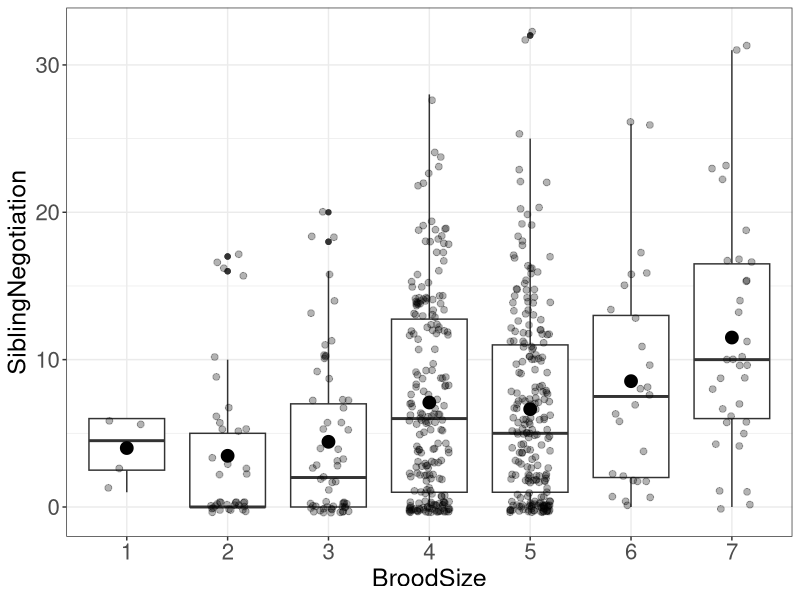
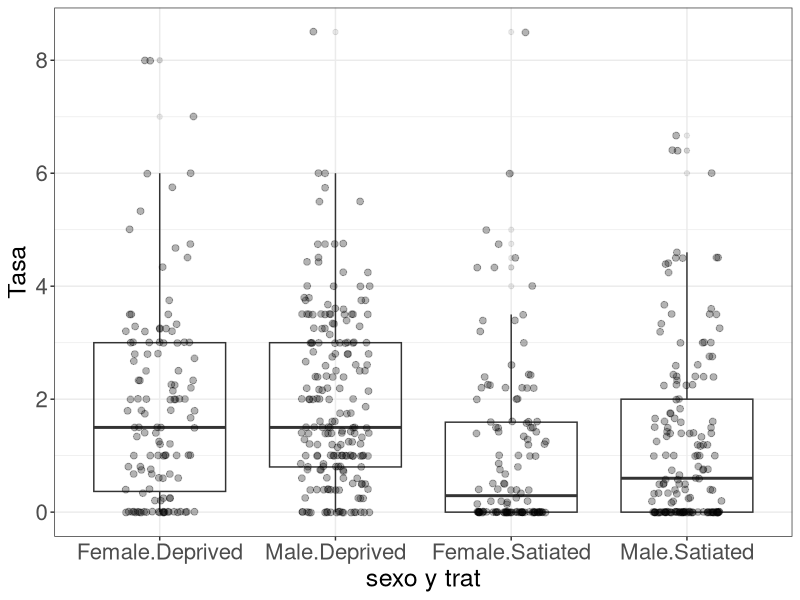

Write the R code that produced these figures, in order. (Note: this script raises an error after producing the figures.)
setwd("/home/mlopez/git/metodos_estadisticos_bayesianos/material/Practico04/")

mc.cores=parallel::detectCores()
options(digits=3)
packages.needed=c("ggplot2","fitdistrplus","brms","future","GGally",  "ggeffects","performance", "cowplot",
                  "ggdist", "arm", "DHARMa","qqplotr","reshape2", "bayesplot", "parallel", "doBy","ggbreak", "ggridges", "ggdist","pROC")
lapply(packages.needed,FUN=require,character.only=T)
##############################

# importar datos
DF=read.csv("lechuzasPr04.csv", header = T,stringsAsFactors=T)
str(DF)
summary(DF)

# Estructura de los datos
table(DF$Nest)
with (DF, table(SexParent,FoodTreatment))
with (DF, ftable(Nest, SexParent,FoodTreatment))

# Usar offset?
ggplot(data=DF, aes(x=BroodSize, y=SiblingNegotiation)) +
  geom_boxplot(aes(x=as.factor(BroodSize)))+
  geom_jitter(alpha=0.3, size=2,position = position_jitter(width = .2))+
  labs(x="BroodSize", y="SiblingNegotiation")+ 
  theme_bw()+
  stat_summary(fun=mean, geom="point", shape=19, size=4,color="black")+
  theme(axis.title=element_text(size=18),
        axis.text=element_text(size=16))
  
summaryBy(SiblingNegotiation~BroodSize, data=DF,FUN=mean)

# Graficos exploratorios 
ggplot(DF, aes(x=interaction(SexParent, FoodTreatment), y=SiblingNegotiation/BroodSize)) + 
  geom_boxplot(alpha=0.1)+
  theme_bw()+
  labs(x="sexo y trat", y="Tasa")+ 
  geom_jitter(alpha=0.3, size=2,width = 0.2)+
  theme(axis.title=element_text(size=18),
        axis.text=element_text(size=16))

summaryBy(Tasa~SexParent+FoodTreatment, data=DF, FUN=c(mean, sd))

# variacion entre zonas: Nest
ggplot(DF, aes(x=Nest, y=SiblingNegotiation/BroodSize)) + 
  geom_boxplot(alpha=0.1)+
  theme_bw()+
  stat_summary(fun=mean, geom="point", shape=19, size=2,color="black")+
  ylab("Tasa")+xlab("Nest")+ 
  theme(axis.text.x = element_text(size = 12,angle =25,hjust = 1),
        axis.title=element_text(size=18),
        axis.text.y=element_text(size=16))

# Distribucion de prob de la var de respuesta: SiblingNegotiation
poiss=fitdist(DF$SiblingNegotiation,"pois")
negbin=fitdist(DF$SiblingNegotiation,"nbinom")
CDF=cdfcomp(list(poiss,negbin),addlegend=T,legendtext=c("Poisson","NegBin"),
               plotstyle = "ggplot")+
  xlab("Number of Fledglings")+
  geom_line(size=0.8)+
  theme(axis.title=element_text(size=18), 
        axis.text = element_text(size=16), 
        legend.position = c(0.75,0.25),
        legend.text=element_text(size=14),
        plot.title = element_blank())
QQ=qqcomp(list(poiss,negbin),addlegend=F,plotstyle = "ggplot")+
  theme_bw()+
  geom_jitter(size=1, height=0.2)+
  theme(axis.title=element_text(size=18), 
        axis.text = element_text(size=16),
        legend.position ="none", 
        plot.title = element_blank())
plot_grid(CDF, QQ, ncol=2)

# Modelos estadisticos
# Que priors se requieren especificar y cuales son sus valores por defecto?
get_prior(formula=SiblingNegotiation~SexParent+FoodTreatment+offset(log(BroodSize))+
          (1|Nest),data=DF,family=negbinomial()) 
prior.m11 = c(set_prior("normal(0,5)", class = "b")) # debilmente informativos
prior.m12 = c(set_prior("normal(1.5,0.5)",class = "b")) # más informativos

# Qué significa el prior para los coeficientes b?
ggplot(data = data.frame(x = seq(from = -2, to = 2, by = .01)),aes(x = x)) + 
  geom_ribbon(aes(ymin = 0, ymax = dnorm(x, 1.5, 0.1)),fill = "blue", alpha=0.5)+
  geom_ribbon(aes(ymin = 0, ymax = dnorm(x, 0, 1)),fill = "red", alpha=0.5)+
  labs(x="coeficiente en escala g(E(Y))", y="Dens Prob")+
  theme_bw()+
  scale_x_continuous(breaks = -2:2)+
  theme(axis.title=element_text(size=18), 
        axis.text = element_text(size=16))
        
# Modelos estadísticos
m11=brm(SiblingNegotiation~SexParent+FoodTreatment+offset(log(BroodSize))+(1|Nest),
        data=DF,family=negbinomial(),cores=mc.cores, prior = prior.m11,warmup = 1000,
        chains=3, iter=2000, thin=2,control = list(adapt_delta = 0.95))
m12=brm(SiblingNegotiation~SexParent+FoodTreatment+offset(log(BroodSize))+(1|Nest),
        data=DF,family=negbinomial(),cores=mc.cores, prior = prior.m12,warmup = 1000,
        chains=3, iter=2000, thin=2,control = list(adapt_delta = 0.95))

# Resultados
summary(m11)
summmary(m12)

# Sigamos con m11
# Dist posteriores del modelo m11
post.m11=as_draws_df(m11)
head(post.m11,2)

# # Convergencia de las cadenas para efectos poblacionales
mcmc_dens_overlay(m11,regex_pars = c("^b", "sd", "shape"))+
  geom_density(lwd=1.2, alpha=0.9)+ 
  theme_bw()+
  ylab("Probability density")+
  theme(legend.position="none",
        axis.text=element_text(size = 14),  
        axis.title = element_text(size = 18),
        strip.background=element_rect(colour = "black", fill = "white"),
        strip.text = element_text(size = 14)) 

# # Convergencia de las cadenas para efectos de grupo
mcmc_dens_overlay(m11,regex_pars = c("r_Nest"))+
  geom_density(lwd=1.2, alpha=0.9)+ 
  theme_bw()+
  ylab("Probability density")+
  theme(legend.position="none",
        axis.text=element_text(size = 12),  
        axis.title = element_text(size = 18),
        strip.background=element_rect(colour = "black", fill = "white"),
        strip.text = element_text(size = 12)) 

#Grafico de trazas
mcmc_trace(m11, regex_pars = c("^b", "sd", "shape"))+
  theme_bw()+
  ylab("Probability density")+
  theme(legend.position="none",
        axis.text=element_text(size = 14),  
        axis.title = element_text(size = 18),
        strip.background=element_rect(colour = "black", fill = "white"),
        strip.text = element_text(size = 12)) 

# Autocorrelacion de los parametros estimados por cadena: 
mcmc_acf(m11, regex_pars = c("^b", "sd", "shape"))+
  geom_line(size=1)+
  scale_x_continuous(limits=c(1,20))+
  scale_y_continuous(limits=c(-0.25,0.25))+
  theme_bw()+
  theme(axis.title=element_text(size=18), 
        axis.text=element_text(size=16),             
        strip.background = element_blank(), 
        strip.text = element_text(size = 12)) 

# medias e IntCred 95% de los parametros poblacionales
mcmc_areas(m11, prob=0.62, prob_outer = 0.95, regex_pars = c("^b", "sd", "shape"))+
  geom_density(lwd=1.2, alpha=0.9)+ 
  theme_bw()+
  scale_y_discrete(labels=c("intercepto","dif.Food","dif.Sex","sd grupos", "shape"))+
  scale_x_continuous(breaks=seq(from=-1.5, to=1, by=0.25))+
  theme(axis.text.y=element_text(size = 14, hjust=0.4),
        axis.text.x=element_text(size = 16))

interc=variables(m11)[grep("Intercept]", variables(m11))]# interceptos por sitio
mcmc_areas(m11, prob=0.62, prob_outer = 0.95, pars = interc)+
  geom_density(lwd=1.2, alpha=0.9)+ 
  theme_bw()+
  geom_vline(xintercept = 0, col="red", size=1)+
  scale_y_discrete(labels=rev(unique(DF$Nest)))+
  scale_x_continuous(breaks=seq(from=-1, to=1, by=0.25))+
  theme(axis.text.y=element_text(size = 14, hjust=0.4),
        axis.text.x=element_text(size = 16))

# Efectos de grupo : no graficado pero usado más abajo
ef.gr.m11=as.data.frame(ranef(m11))
names(ef.gr.m11)=c("int", "int.SE", "int.Q2.5","int.Q97.5")
head(ef.gr.m11)
# Interceptos
ggplot(ef.gr.m11, aes(x=rownames(ef.gr.m11), y=int))+geom_point(stat = "identity")+
  geom_errorbar(aes(ymin = int.Q2.5, ymax = int.Q97.5), width = 0.5)+
  theme_bw()+
  ylab("intercepto")+xlab("Nest")+ 
  coord_flip()+
  geom_hline(yintercept =0,linetype = 2, size=1, col="red")
theme(axis.text = element_text(size= 10),
      axis.text.x = element_text(angle =90,hjust = 1))+
  
# % de varianza explicada por el modelo ajustado
bayes_R2(m11)

## Validación de m11 por analisis de residuales
post.pred.m11=predict(m11, ndraws=1e3, summary=F)
qres.m11=createDHARMa(simulatedResponse = t(post.pred.m11), 
                     observedResponse = DF$SiblingNegotiation, 
                     fittedPredictedResponse = apply(post.pred.m11,2, median),integerResponse=T)
res.m11=data.frame(res=qnorm(residuals(qres.m11))) 

res.m11=cbind(res.m11, 
             DF[,c("FoodTreatment","SexParent")],
             fitted=fitted(m11, ndraws=1000)[,1], # average of fitted values
             pareto=loo(m11, pointwise=T)$diagnostics$pareto_k) #LOO_CV Pareto k

# Residuales vs SexParent 
res2=ggplot(data=res.m11, aes(x=SexParent,y=res))+ 
  geom_boxplot(alpha=0.2)+ 
  geom_jitter(alpha=0.3,size=2,position = position_jitter(width = .2))+
  theme_bw()+
  labs(y="Residuales", x="SexParent")+
  coord_flip()+
  theme(axis.text = element_text(size= 16),
        axis.title = element_text(size= 18))
  
# Residuales vs FoodTreatment
res3=ggplot(data=res.m11, aes(x=FoodTreatment,y=res))+ 
  geom_boxplot(alpha=0.2)+ 
  geom_jitter(alpha=0.3, size=2,width = 0.2)+
  theme_bw()+
  coord_flip()+
  theme(axis.text = element_text(size= 16),
        axis.title = element_text(size= 18))

# QQ plot Residuales 
res4=ggplot(data=res.m11, mapping=aes(sample = res)) + 
  stat_qq_point()+
  theme_bw()+
  stat_qq_line()+
  stat_qq_band(alpha=0.3)+
  labs(x = "Theoretical Quantiles", y = "Sample Quantiles")+
  theme(axis.title=element_text(size=18), 
        axis.text = element_text(size=16),
        legend.position="none")

# Leave-one-out cross validation
res5=ggplot(data=res.m11, aes(x=1:nrow(res.m11),y=pareto))+ 
  geom_point(size=1)+ 
  theme_bw()+
  labs(y="Pareto's k")+
  geom_hline(yintercept =0.5,linetype = 2)+ 
  geom_hline(yintercept =0.7,linetype = 2)+
  geom_hline(yintercept =1,linetype = 2)+
  theme(axis.title.x=element_blank(), 
        axis.text = element_text(size=16),
        axis.title.y=element_text(size=18),
        legend.position="none")

# QQ plot interceptos de efectos grupales 
qq.int.m11=ggplot(data=ef.gr.m11, mapping=aes(sample=int))+ 
  stat_qq_point(size=2)+
  stat_qq_line()+
  stat_qq_band(alpha=0.3)+
  labs(y="mean of group effects")+
  theme_bw()+
  labs(x = "Theoretical Quantiles", y = "Sample Quantiles")+
  theme(axis.title=element_text(size=18), 
        axis.text = element_text(size=16))

plot_grid(res2,res3,res5,NULL,res4,  qq.int.m11, ncol=3,
             labels = c(LETTERS[1:3],"",LETTERS[4:5]),
             align="hv",label_x=0.9, label_y=0.95)


# Distr predictiva posterior de m11
m11.pred.post=posterior_predict(m11, ndraws = 500) 

# Densidad de valores de la var de respuesta
ppc.density=ppc_dens_overlay(y=DF$SiblingNegotiation,yrep=m11.pred.post)+
  scale_x_continuous(limits = c(0,40))+
  xlab("SiblingNegotiation")+ 
  theme(axis.text = element_text(size=16),
        axis.title=element_text(size=18),
        legend.position = "none")
ppc.media=ppc_stat(y=DF$SiblingNegotiation, yrep=m11.pred.post, stat = mean,binwidth = 0.2)+
  xlab("Media")+
  theme(legend.position = "none",
        axis.title=element_text(size=18), 
        axis.text = element_text(size=16))
ppc.sd=ppc_stat(y=DF$SiblingNegotiation, yrep=m11.pred.post, stat = sd,binwidth = 0.2)+
  xlab("Sd")+
  theme(legend.position = "none",
        axis.title=element_text(size=18), 
        axis.text = element_text(size=16))
plot_grid(ppc.density, ppc.media, ppc.sd, ncol=3,
          labels = LETTERS[1:3],align="hv",label_x=0.85, label_y=0.95) 

# pp checks por grupo
ppc_stat_grouped(y=DF$SiblingNegotiation, yrep=m11.pred.post, stat="mean", 
                              group=DF$Nest,binwidth = 1)+
  theme(legend.position = "none")
ppc_stat_grouped(y=DF$SiblingNegotiation, yrep=m11.pred.post, stat = sd,
                 group=DF$Nest,binwidth = 1)+
  theme(legend.position = "none")

# Efectos Conditionales 
m11.cond.eff=conditional_effects(m11) 
names(m11.cond.eff) # names of the conditional effects fitted
cond.m11.sexo=plot(m11.cond.eff, plot = F, points=T,
                  point_args = list(width =0.05, col="blue"))[[1]]+
  theme_bw()+
  labs(x="Sexo",y="Sibling Negotation")+ 
  theme(axis.text = element_text(size=16),
        axis.title =  element_text(size=18))
cond.m11.trat=plot(m11.cond.eff, plot = F, points=T,
                   point_args = list(width =0.05, col="blue"))[[2]]+
  theme_bw()+
  labs(x="Tratamiento",y="Sibling Negotation")+ 
  theme(axis.text = element_text(size=16),
        axis.title =  element_text(size=18))
plot_grid(cond.m11.trat, cond.m11.sexo,ncol=2,
          labels = LETTERS[1:2],align="hv",label_x=0.2, label_y=0.95)
